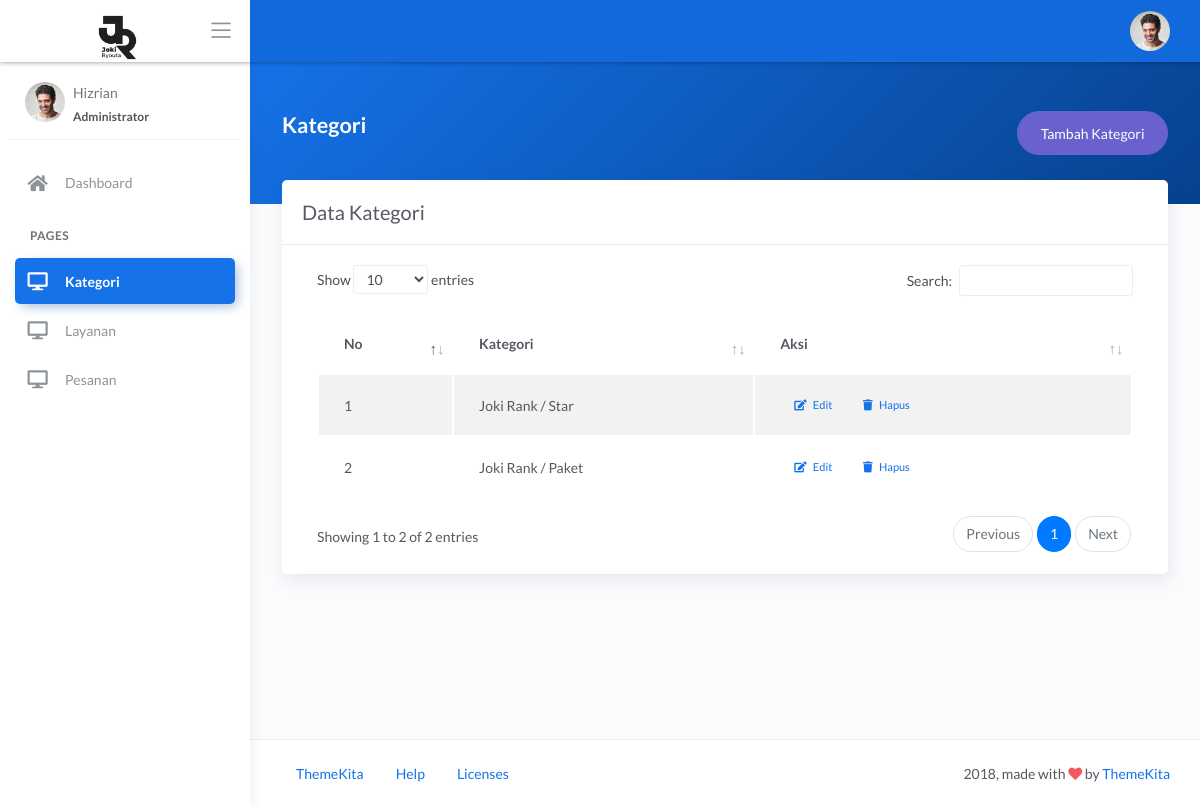
The app's page /index.php/admin/kategori with its own data.
### tables this page shows
CREATE TABLE `kategori` (
  `id` int(11) NOT NULL,
  `nama_kategori` varchar(255) NOT NULL
);

### application/controllers/admin/Kategori.php (called while the page is built, shortened)
<?php
class Kategori extends CI_Controller
{
    public function index()
    {
        $data['kategori'] = $this->db->get('kategori')->result();
        $this->load->view('admin/kategori/index', $data);
    }
}

### index.php (called while the page is built, shortened)
<?php
require_once BASEPATH.'core/CodeIgniter.php';

### application/views/admin/kategori/index.php (the view, shortened to what this page needs)
<!DOCTYPE html>
<html lang="en">
<body>
    <div class="wrapper">
        <div class="main-panel">
            <div class="content">
                <div class="panel-header bg-primary-gradient">
                    <div class="page-inner py-5">
                        <div class="d-flex align-items-left align-items-md-center flex-column flex-md-row">
                            <div>
                                <h2 class="text-white pb-2 fw-bold">Kategori</h2>
                            </div>
                            <div class="ml-md-auto py-2 py-md-0">
                                <a href="<?= base_url('admin/kategori/tambah') ?>" class="btn btn-secondary btn-round">Tambah Kategori</a>
                            </div>
                        </div>
                    </div>
                </div>
                <div class="page-inner mt--5">
                    <div class="row">
                        <div class="col-md-12">
                            <div class="card">
                                <div class="card-header">
                                    <h4 class="card-title">Data Kategori</h4>
                                </div>
                                <div class="card-body">
                                    <table class="table table-striped" id="basic-datatables">
                                        <thead>
                                            <tr>
                                                <th>No</th>
                                                <th>Kategori</th>
                                                <th>Aksi</th>
                                            </tr>
                                        </thead>
                                        <tbody>
                                            <?php $no = 1;
                                            foreach ($kategori as $data) { ?>
                                                <tr>
                                                    <td><?= $no++ ?></td>
                                                    <td><?= $data->nama_kategori ?></td>
                                                    <td>
                                                        <a href="<?= base_url('admin/kategori/edit/' . $data->id) ?>" class="btn btn-sm"><span class="fa fa-edit"></span> &nbsp; Edit</a>
                                                        <a href="<?= base_url('admin/kategori/hapus/' . $data->id) ?>" class="btn btn-sm btn-hapus"><span class="fa fa-trash"></span> &nbsp; Hapus</a>
                                                    </td>
                                                </tr>
                                            <?php } ?>
                                        </tbody>
                                    </table>
                                </div>
                            </div>
                        </div>
                    </div>
                </div>
            </div>
        </div>
    </div>
</body>
</html>

### records on screen
kategori: nama_kategori "Joki Rank / Star"
kategori: nama_kategori "Joki Rank / Paket"
